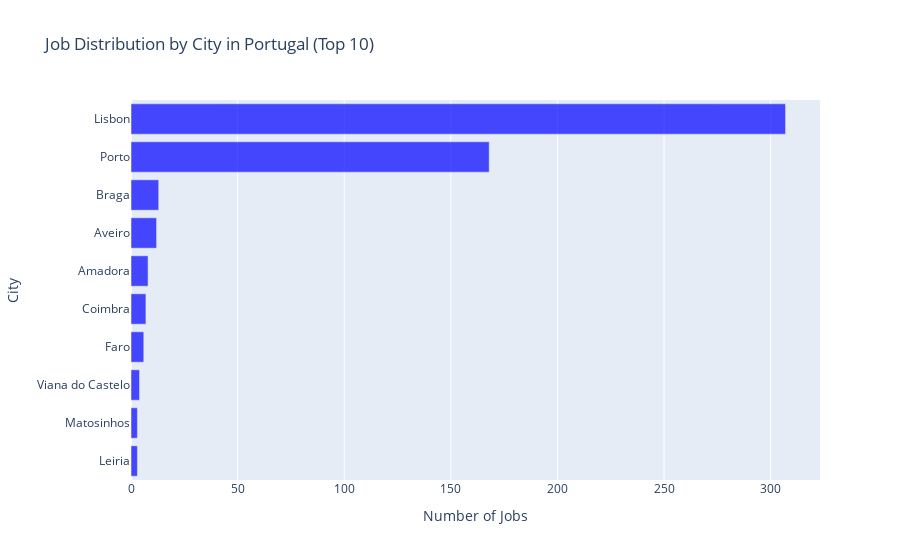

Notebook cell for this chart:
### Markdown cell above
## Jobs by location

### Code cell
import plotly.graph_objects as go

# Group the data by 'city' and 'country' and count the number of jobs in each group
grouped_data = df.groupby(
    ['city', 'country']).size().reset_index(name='job_count')

# Filter out empty string cities
grouped_data = grouped_data[grouped_data['city'] != '']

# Sort the data by job_count in descending order
sorted_data = grouped_data.sort_values(by='job_count', ascending=False)

# Get the top 10 cities with the highest job counts
top_cities = sorted_data.head(10)

# Sort the DataFrame again to place the most popular job titles on top
top_cities = top_cities.sort_values(by='job_count', ascending=True)

country_name = top_cities.iloc[0]['country']

# Create the horizontal bar chart
fig = go.Figure()

# Add the horizontal bar trace
fig.add_trace(go.Bar(
    x=top_cities['job_count'],
    y=top_cities['city'],
    orientation='h',
    marker=dict(color='blue'),  # You can change the color of the bars here
    opacity=0.7,
))

# Set the layout for the chart
fig.update_layout(
    title=f'Job Distribution by City in {country_name} (Top 10)',
    xaxis_title='Number of Jobs',
    yaxis_title='City',
)

# Show the interactive horizontal bar chart
fig.show()

### Figure 1 — Plotly figure (JSON) as saved in the notebook; plotly's stock layout.template omitted (floating-point values rounded to 4 significant figures)
{"data": [{"marker": {"color": "blue"}, "opacity": 0.7, "orientation": "h", "type": "bar", "x": [3, 3, 4, 6, 7, 8, 12, 13, 168, 307], "y": ["Leiria", "Matosinhos", "Viana do Castelo", "Faro", "Coimbra", "Amadora", "Aveiro", "Braga", "Porto", "Lisbon"]}], "layout": {"title": {"text": "Job Distribution by City in Portugal (Top 10)"}, "xaxis": {"title": {"text": "Number of Jobs"}}, "yaxis": {"title": {"text": "City"}}}}
